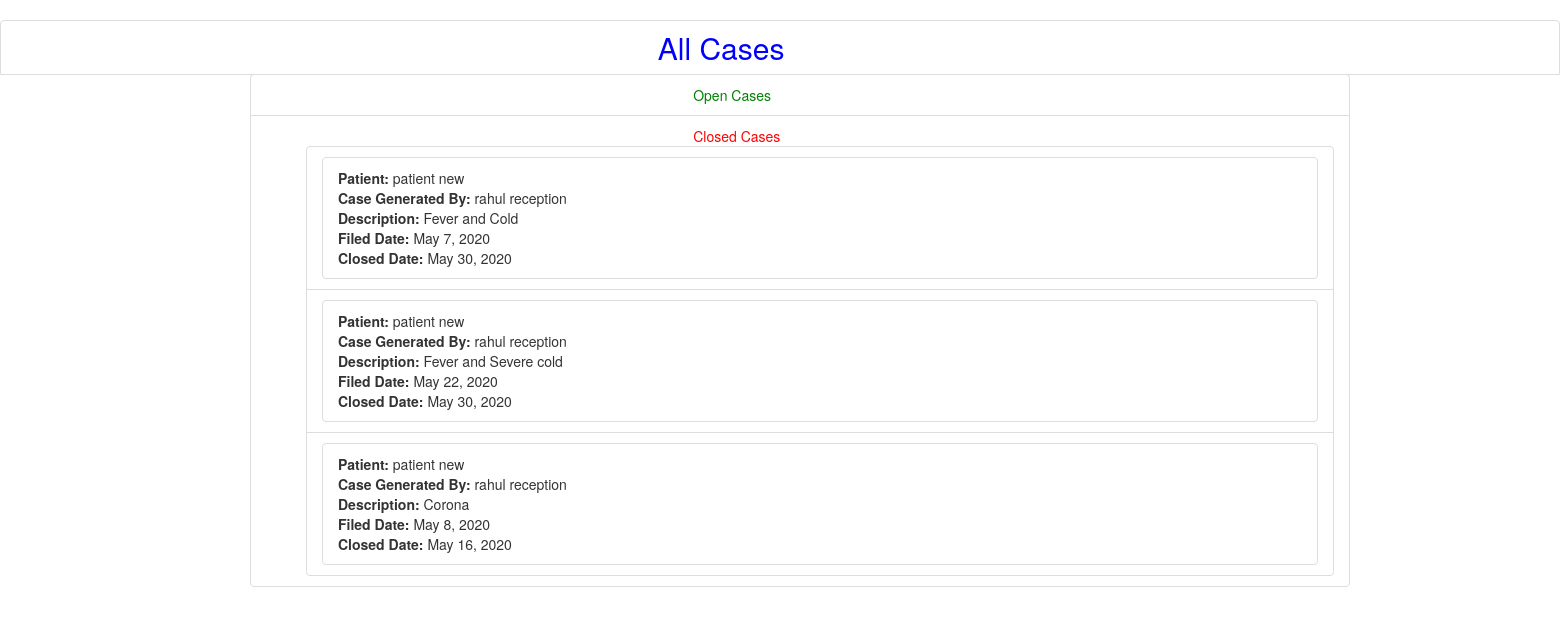
Page /cases/ (signed in) on the committed database.
### all_cases/models.py (models this page shows, shortened)
class case(models.Model):
	patient = models.ForeignKey(User, on_delete=models.CASCADE, related_name='case_patient')
	receptionist = models.ForeignKey(User, on_delete=models.CASCADE, related_name='case_receptionist')
	description = models.CharField(max_length=1000, default=None)
	start_date = models.DateField()
	closed_date = models.DateField(default=None, null=True)

### all_cases/views.py (the view)
# urls.py: path('',view_cases,name='view_case'),
@login_required
def view_cases(request):
    c = {}
    user = request.user
    cases = None
    if hasGroup(user, 'Receptionist'):
        cases = case.objects.all()
    elif hasGroup(user, 'Patient'):
        cases = case.objects.filter(patient=user)
    elif hasGroup(user, 'Doctor'):
        c['isDoctor'] = True
        cases = [appointment.case for appointment in Appointment.objects.filter(doctor=user)]
    open=[]
    closed=[]
    if cases is not None:
        for ca in cases:
            if ca.closed_date:
                closed.append(ca)
            else:
                open.append(ca)
        c['openCases'] = open
        c['closedCases'] = closed
    return render(request, 'case/view_cases.html', c)

### home/context_processors.py (called while the page is built)
def hasGroup(user, groupName):
    try:
        group = Group.objects.get(name=groupName)
        return True if group in user.groups.all() else False
    except:
        return False

### templates/case/view_cases.html (shortened to what this page needs)
<head>
<link rel="stylesheet" href="https://maxcdn.bootstrapcdn.com/bootstrap/3.4.1/css/bootstrap.min.css">
</head>
{% block title %}<h2 class="list-group-item" style="color:red; position:relative;"><span style="color:blue; position:relative;left:42%">All Cases</span></h2>{% endblock %}
{% block body %}
<div class="container">
  <ul class="collapsible popout" data-collapsible="accordion">
    <li class="list-group-item">
      <div class="collapsible-header" style="color:green; position:relative;left:40%">Open Cases</div>
    </li>
    <li class="list-group-item">
      <div class="collapsible-header" style="color:red; position:relative;left:40%">Closed Cases</div>
      <div class="collapsible-body">
        <ul class="collapsible popout" data-collapsible="accordion" class="list-group-item">
          {% for case in closedCases %}
          <li class="list-group-item">
            <div class="list-group-item">
              <b>Patient:</b> <span class="blue-text text-lighten-1">{{case.patient.first_name}} {{case.patient.last_name}}</span><br>
              <b>Case Generated By:</b> <span class="blue-text text-lighten-1">{{case.receptionist.first_name}} {{case.receptionist.last_name}}</span><br>
              <b>Description:</b> <span class="blue-text text-lighten-1">{{case.description}}</span><br>
              <b>Filed Date:</b> <span class="blue-text text-lighten-1">{{case.start_date}}</span><br>
              <b>Closed Date:</b> <span class="blue-text text-lighten-1">{{case.closed_date}}</span><br>
            </div>
          </li>
          {% endfor %}
        </ul>
      </div>
    </li>
  </ul>
</div>
{% endblock %}

### rows in the picture
case: patient.first_name "patient", patient.last_name "new", receptionist.first_name "rahul", receptionist.last_name "reception", description "Fever and Cold", start_date "May 7, 2020", closed_date "May 30, 2020"
case: patient.first_name "patient", patient.last_name "new", receptionist.first_name "rahul", receptionist.last_name "reception", description "Fever and Severe cold", start_date "May 22, 2020", closed_date "May 30, 2020"
case: patient.first_name "patient", patient.last_name "new", receptionist.first_name "rahul", receptionist.last_name "reception", description "Corona", start_date "May 8, 2020", closed_date "May 16, 2020"
